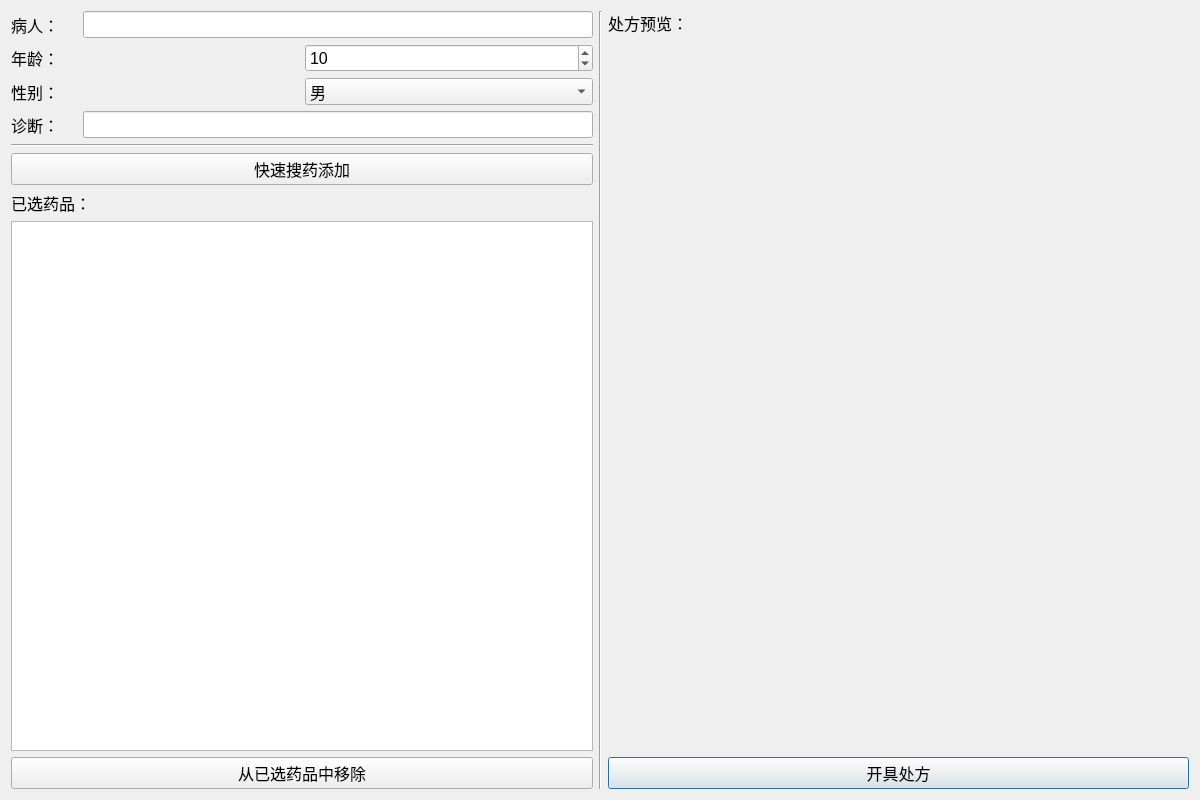
<?xml version="1.0" encoding="UTF-8"?>
<ui version="4.0">
 <class>DoctorModifyPrescriptionDialog</class>
 <widget class="QDialog" name="DoctorModifyPrescriptionDialog">
  <property name="geometry">
   <rect>
    <x>0</x>
    <y>0</y>
    <width>1200</width>
    <height>800</height>
   </rect>
  </property>
  <property name="windowTitle">
   <string>修改处方</string>
  </property>
  <layout class="QHBoxLayout" name="horizontalLayout" stretch="1,0,1">
   <item>
    <layout class="QVBoxLayout" name="verticalLayout_1" stretch="0,0,0,0,0,0,0,0,0">
     <item>
      <layout class="QHBoxLayout" name="horizontalLayout_1">
       <item>
        <widget class="QLabel" name="label_1">
         <property name="font">
          <font>
           <pointsize>12</pointsize>
          </font>
         </property>
         <property name="text">
          <string>病人：    </string>
         </property>
        </widget>
       </item>
       <item>
        <widget class="QLineEdit" name="lineEdit_1">
         <property name="font">
          <font>
           <pointsize>12</pointsize>
          </font>
         </property>
        </widget>
       </item>
      </layout>
     </item>
     <item>
      <layout class="QHBoxLayout" name="horizontalLayout_2">
       <item>
        <widget class="QLabel" name="label_2">
         <property name="font">
          <font>
           <pointsize>12</pointsize>
          </font>
         </property>
         <property name="text">
          <string>年龄：                        </string>
         </property>
        </widget>
       </item>
       <item>
        <widget class="QSpinBox" name="spinBox">
         <property name="font">
          <font>
           <pointsize>12</pointsize>
          </font>
         </property>
         <property name="maximum">
          <number>130</number>
         </property>
         <property name="value">
          <number>10</number>
         </property>
        </widget>
       </item>
      </layout>
     </item>
     <item>
      <layout class="QHBoxLayout" name="horizontalLayout_3">
       <item>
        <widget class="QLabel" name="label_3">
         <property name="font">
          <font>
           <pointsize>12</pointsize>
          </font>
         </property>
         <property name="text">
          <string>性别：                        </string>
         </property>
        </widget>
       </item>
       <item>
        <widget class="QComboBox" name="comboBox">
         <property name="font">
          <font>
           <pointsize>12</pointsize>
          </font>
         </property>
         <item>
          <property name="text">
           <string>男</string>
          </property>
         </item>
         <item>
          <property name="text">
           <string>女</string>
          </property>
         </item>
        </widget>
       </item>
      </layout>
     </item>
     <item>
      <layout class="QHBoxLayout" name="horizontalLayout_4">
       <item>
        <widget class="QLabel" name="label_4">
         <property name="font">
          <font>
           <pointsize>12</pointsize>
          </font>
         </property>
         <property name="text">
          <string>诊断：    </string>
         </property>
        </widget>
       </item>
       <item>
        <widget class="QLineEdit" name="lineEdit_2">
         <property name="font">
          <font>
           <pointsize>12</pointsize>
          </font>
         </property>
        </widget>
       </item>
      </layout>
     </item>
     <item>
      <widget class="Line" name="line_1">
       <property name="orientation">
        <enum>Qt::Horizontal</enum>
       </property>
      </widget>
     </item>
     <item>
      <widget class="QPushButton" name="pushButton_1">
       <property name="font">
        <font>
         <pointsize>12</pointsize>
        </font>
       </property>
       <property name="text">
        <string>快速搜药添加</string>
       </property>
       <property name="autoDefault">
        <bool>false</bool>
       </property>
      </widget>
     </item>
     <item>
      <widget class="QLabel" name="label_5">
       <property name="font">
        <font>
         <pointsize>12</pointsize>
        </font>
       </property>
       <property name="text">
        <string>已选药品：</string>
       </property>
      </widget>
     </item>
     <item>
      <widget class="QTableWidget" name="tableWidget">
       <property name="enabled">
        <bool>true</bool>
       </property>
       <property name="font">
        <font>
         <pointsize>12</pointsize>
        </font>
       </property>
       <property name="editTriggers">
        <set>QAbstractItemView::NoEditTriggers</set>
       </property>
      </widget>
     </item>
     <item>
      <widget class="QPushButton" name="pushButton_2">
       <property name="font">
        <font>
         <pointsize>12</pointsize>
        </font>
       </property>
       <property name="text">
        <string>从已选药品中移除</string>
       </property>
       <property name="autoDefault">
        <bool>false</bool>
       </property>
      </widget>
     </item>
    </layout>
   </item>
   <item>
    <widget class="Line" name="line_2">
     <property name="orientation">
      <enum>Qt::Vertical</enum>
     </property>
    </widget>
   </item>
   <item>
    <layout class="QVBoxLayout" name="verticalLayout_2" stretch="0,1,0">
     <item>
      <widget class="QLabel" name="label_6">
       <property name="sizePolicy">
        <sizepolicy hsizetype="Preferred" vsizetype="Preferred">
         <horstretch>0</horstretch>
         <verstretch>0</verstretch>
        </sizepolicy>
       </property>
       <property name="font">
        <font>
         <pointsize>12</pointsize>
        </font>
       </property>
       <property name="text">
        <string>处方预览：</string>
       </property>
      </widget>
     </item>
     <item>
      <widget class="QWidget" name="widget" native="true"/>
     </item>
     <item>
      <widget class="QPushButton" name="pushButton_3">
       <property name="font">
        <font>
         <pointsize>12</pointsize>
        </font>
       </property>
       <property name="text">
        <string>开具处方</string>
       </property>
      </widget>
     </item>
    </layout>
   </item>
  </layout>
 </widget>
 <resources/>
 <connections/>
</ui>
